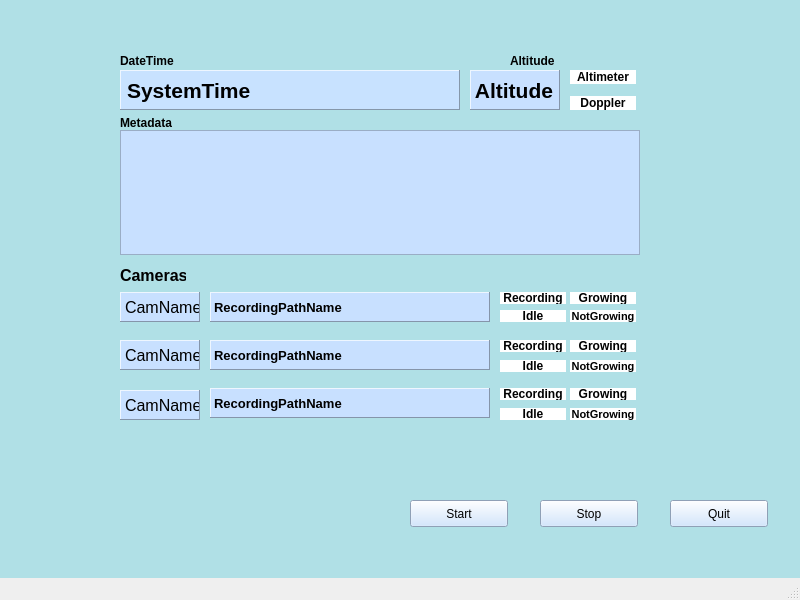
<?xml version="1.0" encoding="UTF-8"?>
<ui version="4.0">
 <class>CamDisplayMW</class>
 <widget class="QMainWindow" name="CamDisplayMW">
  <property name="geometry">
   <rect>
    <x>0</x>
    <y>0</y>
    <width>800</width>
    <height>600</height>
   </rect>
  </property>
  <property name="windowTitle">
   <string extracomment="TestComment">CamDisplay</string>
  </property>
  <widget class="QWidget" name="centralwidget">
   <property name="styleSheet">
    <string notr="true">background-color:rgb(176,224,230)</string>
   </property>
   <widget class="QLabel" name="ClockDisplay">
    <property name="geometry">
     <rect>
      <x>120</x>
      <y>70</y>
      <width>340</width>
      <height>40</height>
     </rect>
    </property>
    <property name="font">
     <font>
      <pointsize>16</pointsize>
      <weight>75</weight>
      <bold>true</bold>
     </font>
    </property>
    <property name="styleSheet">
     <string notr="true">background-color:rgb(200,226,255); color: rgb(0, 0,0)</string>
    </property>
    <property name="frameShape">
     <enum>QFrame::Panel</enum>
    </property>
    <property name="frameShadow">
     <enum>QFrame::Raised</enum>
    </property>
    <property name="text">
     <string>SystemTime</string>
    </property>
    <property name="alignment">
     <set>Qt::AlignLeading|Qt::AlignLeft|Qt::AlignVCenter</set>
    </property>
    <property name="buddy">
     <cstring></cstring>
    </property>
   </widget>
   <widget class="QLabel" name="Cam1Name">
    <property name="geometry">
     <rect>
      <x>120</x>
      <y>292</y>
      <width>80</width>
      <height>30</height>
     </rect>
    </property>
    <property name="font">
     <font>
      <pointsize>12</pointsize>
     </font>
    </property>
    <property name="styleSheet">
     <string notr="true">background-color:rgb(200, 224, 255); color: rgb(0, 0, 0)</string>
    </property>
    <property name="frameShape">
     <enum>QFrame::Panel</enum>
    </property>
    <property name="frameShadow">
     <enum>QFrame::Raised</enum>
    </property>
    <property name="text">
     <string>CamName</string>
    </property>
    <property name="buddy">
     <cstring></cstring>
    </property>
   </widget>
   <widget class="QLabel" name="RecordingPathName1">
    <property name="geometry">
     <rect>
      <x>210</x>
      <y>292</y>
      <width>280</width>
      <height>30</height>
     </rect>
    </property>
    <property name="font">
     <font>
      <pointsize>10</pointsize>
      <weight>75</weight>
      <bold>true</bold>
     </font>
    </property>
    <property name="styleSheet">
     <string notr="true">background-color:rgb(200, 224, 255); color: rgb(0, 0, 0)</string>
    </property>
    <property name="frameShape">
     <enum>QFrame::Panel</enum>
    </property>
    <property name="frameShadow">
     <enum>QFrame::Raised</enum>
    </property>
    <property name="text">
     <string>RecordingPathName</string>
    </property>
   </widget>
   <widget class="QPushButton" name="quitButton">
    <property name="geometry">
     <rect>
      <x>670</x>
      <y>500</y>
      <width>98</width>
      <height>27</height>
     </rect>
    </property>
    <property name="styleSheet">
     <string notr="true">background-color:rgb(200,224,255);color:rgb(0,0,0)</string>
    </property>
    <property name="text">
     <string>Quit</string>
    </property>
   </widget>
   <widget class="QPlainTextEdit" name="MetadataDisplay">
    <property name="geometry">
     <rect>
      <x>120</x>
      <y>130</y>
      <width>520</width>
      <height>125</height>
     </rect>
    </property>
    <property name="styleSheet">
     <string notr="true">background-color:rgb(200, 224, 255); color: rgb(0, 0, 0)</string>
    </property>
    <property name="readOnly">
     <bool>true</bool>
    </property>
   </widget>
   <widget class="QLabel" name="AltitudeDisplay">
    <property name="geometry">
     <rect>
      <x>470</x>
      <y>70</y>
      <width>90</width>
      <height>40</height>
     </rect>
    </property>
    <property name="font">
     <font>
      <pointsize>16</pointsize>
      <weight>75</weight>
      <italic>false</italic>
      <bold>true</bold>
     </font>
    </property>
    <property name="styleSheet">
     <string notr="true">background-color:rgb(200, 224, 255); color: rgb(0, 0, 0)
</string>
    </property>
    <property name="frameShape">
     <enum>QFrame::Panel</enum>
    </property>
    <property name="frameShadow">
     <enum>QFrame::Raised</enum>
    </property>
    <property name="text">
     <string>Altitude</string>
    </property>
    <property name="alignment">
     <set>Qt::AlignRight|Qt::AlignTrailing|Qt::AlignVCenter</set>
    </property>
   </widget>
   <widget class="QPushButton" name="startButton">
    <property name="geometry">
     <rect>
      <x>410</x>
      <y>500</y>
      <width>98</width>
      <height>27</height>
     </rect>
    </property>
    <property name="styleSheet">
     <string notr="true">background-color:rgb(200,224,255);color:rgb(0,0,0)</string>
    </property>
    <property name="text">
     <string>Start</string>
    </property>
   </widget>
   <widget class="QPushButton" name="stopButton">
    <property name="geometry">
     <rect>
      <x>540</x>
      <y>500</y>
      <width>98</width>
      <height>27</height>
     </rect>
    </property>
    <property name="styleSheet">
     <string notr="true">background-color:rgb(200,224,255);color:rgb(0,0,0)</string>
    </property>
    <property name="text">
     <string>Stop</string>
    </property>
   </widget>
   <widget class="QLabel" name="clockLabeler">
    <property name="geometry">
     <rect>
      <x>120</x>
      <y>54</y>
      <width>62</width>
      <height>14</height>
     </rect>
    </property>
    <property name="font">
     <font>
      <pointsize>9</pointsize>
      <weight>75</weight>
      <bold>true</bold>
     </font>
    </property>
    <property name="text">
     <string>DateTime</string>
    </property>
    <property name="textFormat">
     <enum>Qt::PlainText</enum>
    </property>
   </widget>
   <widget class="QLabel" name="altimeterChoice">
    <property name="geometry">
     <rect>
      <x>570</x>
      <y>70</y>
      <width>66</width>
      <height>14</height>
     </rect>
    </property>
    <property name="font">
     <font>
      <pointsize>9</pointsize>
      <weight>75</weight>
      <bold>true</bold>
     </font>
    </property>
    <property name="styleSheet">
     <string notr="true">background-color:rgb(255,255,255);color:rgb(0,0,0)</string>
    </property>
    <property name="text">
     <string>Altimeter</string>
    </property>
    <property name="alignment">
     <set>Qt::AlignCenter</set>
    </property>
   </widget>
   <widget class="QLabel" name="dopplerChoice">
    <property name="geometry">
     <rect>
      <x>570</x>
      <y>96</y>
      <width>66</width>
      <height>14</height>
     </rect>
    </property>
    <property name="font">
     <font>
      <pointsize>9</pointsize>
      <weight>75</weight>
      <bold>true</bold>
     </font>
    </property>
    <property name="styleSheet">
     <string notr="true">background-color:rgb(255,255,255);color:rgb(0,0,0)</string>
    </property>
    <property name="text">
     <string>Doppler</string>
    </property>
    <property name="textFormat">
     <enum>Qt::PlainText</enum>
    </property>
    <property name="alignment">
     <set>Qt::AlignCenter</set>
    </property>
   </widget>
   <widget class="QLabel" name="altitudeLabeler">
    <property name="geometry">
     <rect>
      <x>510</x>
      <y>54</y>
      <width>66</width>
      <height>14</height>
     </rect>
    </property>
    <property name="font">
     <font>
      <pointsize>9</pointsize>
      <weight>75</weight>
      <bold>true</bold>
     </font>
    </property>
    <property name="text">
     <string>Altitude</string>
    </property>
    <property name="textFormat">
     <enum>Qt::PlainText</enum>
    </property>
   </widget>
   <widget class="QLabel" name="metaLabeler">
    <property name="geometry">
     <rect>
      <x>120</x>
      <y>116</y>
      <width>66</width>
      <height>14</height>
     </rect>
    </property>
    <property name="font">
     <font>
      <pointsize>9</pointsize>
      <weight>75</weight>
      <bold>true</bold>
     </font>
    </property>
    <property name="text">
     <string>Metadata</string>
    </property>
    <property name="textFormat">
     <enum>Qt::PlainText</enum>
    </property>
   </widget>
   <widget class="QLabel" name="camSectionLabel">
    <property name="geometry">
     <rect>
      <x>120</x>
      <y>268</y>
      <width>66</width>
      <height>14</height>
     </rect>
    </property>
    <property name="font">
     <font>
      <pointsize>12</pointsize>
      <weight>75</weight>
      <bold>true</bold>
     </font>
    </property>
    <property name="text">
     <string>Cameras</string>
    </property>
    <property name="textFormat">
     <enum>Qt::PlainText</enum>
    </property>
   </widget>
   <widget class="QLabel" name="recordChoice1">
    <property name="geometry">
     <rect>
      <x>500</x>
      <y>292</y>
      <width>66</width>
      <height>12</height>
     </rect>
    </property>
    <property name="font">
     <font>
      <pointsize>9</pointsize>
      <weight>75</weight>
      <bold>true</bold>
     </font>
    </property>
    <property name="styleSheet">
     <string notr="true">background:rgb(255,255,255);color:rgb(0,0,0)</string>
    </property>
    <property name="text">
     <string>Recording</string>
    </property>
    <property name="alignment">
     <set>Qt::AlignCenter</set>
    </property>
   </widget>
   <widget class="QLabel" name="idleChoice1">
    <property name="geometry">
     <rect>
      <x>500</x>
      <y>310</y>
      <width>66</width>
      <height>12</height>
     </rect>
    </property>
    <property name="font">
     <font>
      <pointsize>9</pointsize>
      <weight>75</weight>
      <bold>true</bold>
     </font>
    </property>
    <property name="styleSheet">
     <string notr="true">background:rgb(255,255,255);color:rgb(0,0,0)</string>
    </property>
    <property name="text">
     <string>Idle</string>
    </property>
    <property name="alignment">
     <set>Qt::AlignCenter</set>
    </property>
   </widget>
   <widget class="QLabel" name="RecordingPathName2">
    <property name="geometry">
     <rect>
      <x>210</x>
      <y>340</y>
      <width>280</width>
      <height>30</height>
     </rect>
    </property>
    <property name="font">
     <font>
      <pointsize>10</pointsize>
      <weight>75</weight>
      <italic>false</italic>
      <bold>true</bold>
     </font>
    </property>
    <property name="styleSheet">
     <string notr="true">background-color:rgb(200, 224, 255); color: rgb(0, 0, 0)</string>
    </property>
    <property name="frameShape">
     <enum>QFrame::Panel</enum>
    </property>
    <property name="frameShadow">
     <enum>QFrame::Raised</enum>
    </property>
    <property name="text">
     <string>RecordingPathName</string>
    </property>
   </widget>
   <widget class="QLabel" name="Cam2Name">
    <property name="geometry">
     <rect>
      <x>120</x>
      <y>340</y>
      <width>80</width>
      <height>30</height>
     </rect>
    </property>
    <property name="font">
     <font>
      <pointsize>12</pointsize>
     </font>
    </property>
    <property name="styleSheet">
     <string notr="true">background-color:rgb(200, 224, 255); color: rgb(0, 0, 0)</string>
    </property>
    <property name="frameShape">
     <enum>QFrame::Panel</enum>
    </property>
    <property name="frameShadow">
     <enum>QFrame::Raised</enum>
    </property>
    <property name="text">
     <string>CamName</string>
    </property>
    <property name="buddy">
     <cstring></cstring>
    </property>
   </widget>
   <widget class="QLabel" name="recordChoice2">
    <property name="geometry">
     <rect>
      <x>500</x>
      <y>340</y>
      <width>66</width>
      <height>12</height>
     </rect>
    </property>
    <property name="font">
     <font>
      <pointsize>9</pointsize>
      <weight>75</weight>
      <bold>true</bold>
     </font>
    </property>
    <property name="styleSheet">
     <string notr="true">background:rgb(255,255,255);color:rgb(0,0,0)</string>
    </property>
    <property name="text">
     <string>Recording</string>
    </property>
    <property name="alignment">
     <set>Qt::AlignCenter</set>
    </property>
   </widget>
   <widget class="QLabel" name="idleChoice2">
    <property name="geometry">
     <rect>
      <x>500</x>
      <y>360</y>
      <width>66</width>
      <height>12</height>
     </rect>
    </property>
    <property name="font">
     <font>
      <pointsize>9</pointsize>
      <weight>75</weight>
      <bold>true</bold>
     </font>
    </property>
    <property name="styleSheet">
     <string notr="true">background:rgb(255,255,255);color:rgb(0,0,0)</string>
    </property>
    <property name="text">
     <string>Idle</string>
    </property>
    <property name="alignment">
     <set>Qt::AlignCenter</set>
    </property>
   </widget>
   <widget class="QLabel" name="Cam3Name">
    <property name="geometry">
     <rect>
      <x>120</x>
      <y>390</y>
      <width>80</width>
      <height>30</height>
     </rect>
    </property>
    <property name="font">
     <font>
      <pointsize>12</pointsize>
     </font>
    </property>
    <property name="styleSheet">
     <string notr="true">background-color:rgb(200, 224, 255); color: rgb(0, 0, 0)</string>
    </property>
    <property name="frameShape">
     <enum>QFrame::Panel</enum>
    </property>
    <property name="frameShadow">
     <enum>QFrame::Raised</enum>
    </property>
    <property name="text">
     <string>CamName</string>
    </property>
    <property name="buddy">
     <cstring></cstring>
    </property>
   </widget>
   <widget class="QLabel" name="RecordingPathName3">
    <property name="geometry">
     <rect>
      <x>210</x>
      <y>388</y>
      <width>280</width>
      <height>30</height>
     </rect>
    </property>
    <property name="font">
     <font>
      <pointsize>10</pointsize>
      <weight>75</weight>
      <italic>false</italic>
      <bold>true</bold>
     </font>
    </property>
    <property name="styleSheet">
     <string notr="true">background-color:rgb(200, 224, 255); color: rgb(0, 0, 0)</string>
    </property>
    <property name="frameShape">
     <enum>QFrame::Panel</enum>
    </property>
    <property name="frameShadow">
     <enum>QFrame::Raised</enum>
    </property>
    <property name="text">
     <string>RecordingPathName</string>
    </property>
   </widget>
   <widget class="QLabel" name="idleChoice3">
    <property name="geometry">
     <rect>
      <x>500</x>
      <y>408</y>
      <width>66</width>
      <height>12</height>
     </rect>
    </property>
    <property name="font">
     <font>
      <pointsize>9</pointsize>
      <weight>75</weight>
      <bold>true</bold>
     </font>
    </property>
    <property name="styleSheet">
     <string notr="true">background:rgb(255,255,255);color:rgb(0,0,0)</string>
    </property>
    <property name="text">
     <string>Idle</string>
    </property>
    <property name="alignment">
     <set>Qt::AlignCenter</set>
    </property>
   </widget>
   <widget class="QLabel" name="recordChoice3">
    <property name="geometry">
     <rect>
      <x>500</x>
      <y>388</y>
      <width>66</width>
      <height>12</height>
     </rect>
    </property>
    <property name="font">
     <font>
      <pointsize>9</pointsize>
      <weight>75</weight>
      <bold>true</bold>
     </font>
    </property>
    <property name="styleSheet">
     <string notr="true">background:rgb(255,255,255);color:rgb(0,0,0)</string>
    </property>
    <property name="text">
     <string>Recording</string>
    </property>
    <property name="alignment">
     <set>Qt::AlignCenter</set>
    </property>
   </widget>
   <widget class="QLabel" name="growChoice1">
    <property name="geometry">
     <rect>
      <x>570</x>
      <y>292</y>
      <width>66</width>
      <height>12</height>
     </rect>
    </property>
    <property name="font">
     <font>
      <pointsize>9</pointsize>
      <weight>75</weight>
      <bold>true</bold>
     </font>
    </property>
    <property name="styleSheet">
     <string notr="true">background:rgb(255,255,255);color:rgb(0,0,0)</string>
    </property>
    <property name="text">
     <string>Growing</string>
    </property>
    <property name="alignment">
     <set>Qt::AlignCenter</set>
    </property>
   </widget>
   <widget class="QLabel" name="notGrowingChoice1">
    <property name="geometry">
     <rect>
      <x>570</x>
      <y>310</y>
      <width>66</width>
      <height>12</height>
     </rect>
    </property>
    <property name="font">
     <font>
      <pointsize>8</pointsize>
      <weight>75</weight>
      <bold>true</bold>
     </font>
    </property>
    <property name="styleSheet">
     <string notr="true">background:rgb(255,255,255);color:rgb(0,0,0)</string>
    </property>
    <property name="text">
     <string>NotGrowing</string>
    </property>
    <property name="alignment">
     <set>Qt::AlignCenter</set>
    </property>
   </widget>
   <widget class="QLabel" name="growChoice2">
    <property name="geometry">
     <rect>
      <x>570</x>
      <y>340</y>
      <width>66</width>
      <height>12</height>
     </rect>
    </property>
    <property name="font">
     <font>
      <pointsize>9</pointsize>
      <weight>75</weight>
      <bold>true</bold>
     </font>
    </property>
    <property name="styleSheet">
     <string notr="true">background:rgb(255,255,255);color:rgb(0,0,0)</string>
    </property>
    <property name="text">
     <string>Growing</string>
    </property>
    <property name="alignment">
     <set>Qt::AlignCenter</set>
    </property>
   </widget>
   <widget class="QLabel" name="notGrowingChoice2">
    <property name="geometry">
     <rect>
      <x>570</x>
      <y>360</y>
      <width>66</width>
      <height>12</height>
     </rect>
    </property>
    <property name="font">
     <font>
      <pointsize>8</pointsize>
      <weight>75</weight>
      <bold>true</bold>
     </font>
    </property>
    <property name="styleSheet">
     <string notr="true">background:rgb(255,255,255);color:rgb(0,0,0)</string>
    </property>
    <property name="text">
     <string>NotGrowing</string>
    </property>
    <property name="alignment">
     <set>Qt::AlignCenter</set>
    </property>
   </widget>
   <widget class="QLabel" name="growChoice3">
    <property name="geometry">
     <rect>
      <x>570</x>
      <y>388</y>
      <width>66</width>
      <height>12</height>
     </rect>
    </property>
    <property name="font">
     <font>
      <pointsize>9</pointsize>
      <weight>75</weight>
      <bold>true</bold>
     </font>
    </property>
    <property name="styleSheet">
     <string notr="true">background:rgb(255,255,255);color:rgb(0,0,0)</string>
    </property>
    <property name="text">
     <string>Growing</string>
    </property>
    <property name="alignment">
     <set>Qt::AlignCenter</set>
    </property>
   </widget>
   <widget class="QLabel" name="notGrowingChoice3">
    <property name="geometry">
     <rect>
      <x>570</x>
      <y>408</y>
      <width>66</width>
      <height>12</height>
     </rect>
    </property>
    <property name="font">
     <font>
      <pointsize>8</pointsize>
      <weight>75</weight>
      <bold>true</bold>
     </font>
    </property>
    <property name="styleSheet">
     <string notr="true">background:rgb(255,255,255);color:rgb(0,0,0)</string>
    </property>
    <property name="text">
     <string>NotGrowing</string>
    </property>
    <property name="alignment">
     <set>Qt::AlignCenter</set>
    </property>
   </widget>
  </widget>
  <widget class="QMenuBar" name="menubar">
   <property name="geometry">
    <rect>
     <x>0</x>
     <y>0</y>
     <width>800</width>
     <height>25</height>
    </rect>
   </property>
  </widget>
  <widget class="QStatusBar" name="statusbar"/>
 </widget>
 <resources/>
 <connections/>
</ui>
